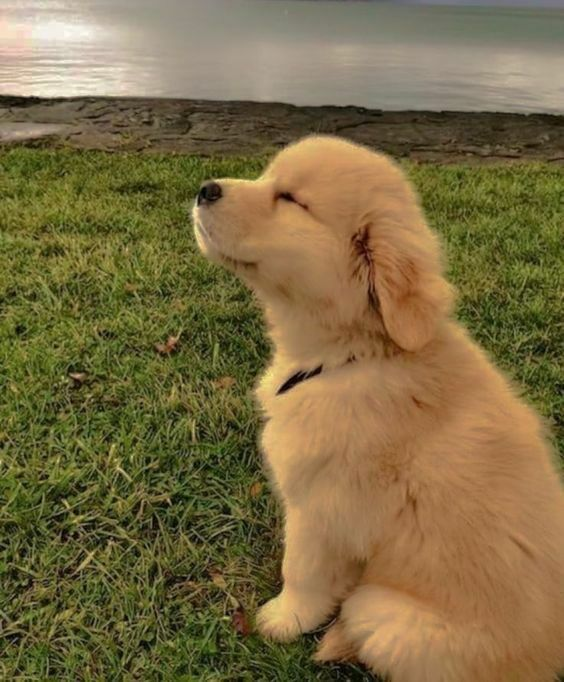
#> input picture lab1/peace.jpg, 564 x 682 px, found by its file name; the run also reads 1 picture not shown here
$ python main.py
#> lines starting #> are read from the running program, lines starting #| are printed output that depends on the picture; pictures that were not available may be replaced by others from this repository, and a replacement may not be noted
import cv2

ext_flags = ["jpg", "png", "jpeg"]
read_flags = [cv2.IMREAD_COLOR, cv2.IMREAD_GRAYSCALE, cv2.IMREAD_UNCHANGED]
window_flags = [cv2.WINDOW_AUTOSIZE, cv2.WINDOW_NORMAL, cv2.WINDOW_FREERATIO]

for i in range(len(read_flags)):
    loaded_img = cv2.imread(
        f"/home/orion/dev/vuz/compvis/lab1/peace.{ext_flags[i]}", read_flags[i]
    )
#> loaded_img is the input picture: shape (682, 564, 3); mean B, G, R 67.3, 107.4, 123.6
    cv2.namedWindow(f"Image_{i + 1}", window_flags[i])
    cv2.imshow(f"Image_{i + 1}", loaded_img)

cv2.waitKey(0)
cv2.destroyAllWindows()


cap = cv2.VideoCapture(0)
if cap.isOpened():
    fps = cap.get(cv2.CAP_PROP_FPS)
    width = int(cap.get(cv2.CAP_PROP_FRAME_WIDTH))
    height = int(cap.get(cv2.CAP_PROP_FRAME_HEIGHT))

    while True:
        ret, frame = cap.read()
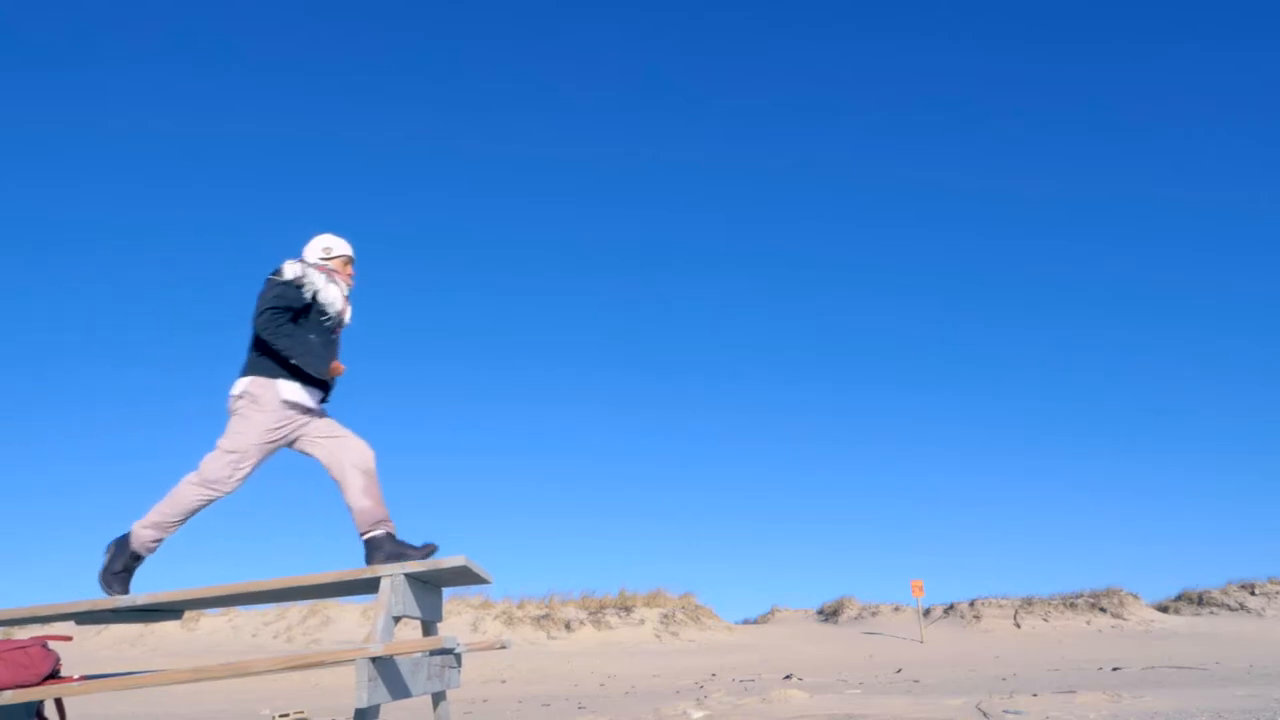
#> input picture frame 44 of iz/videos/jmp.mp4, 1280 x 720 px, given in place of the camera
#> frame is the input picture: shape (720, 1280, 3); mean B, G, R 212.2, 140.2, 79.9
        if not ret:
            break

        small = cv2.resize(frame, (320, 240))
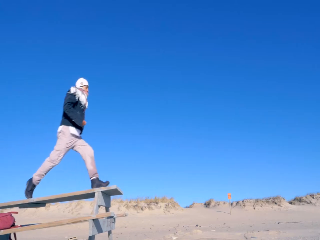
#> small: shape (240, 320, 3); mean B, G, R 212.3, 140.2, 80
        gray = cv2.cvtColor(small, cv2.COLOR_BGR2GRAY)
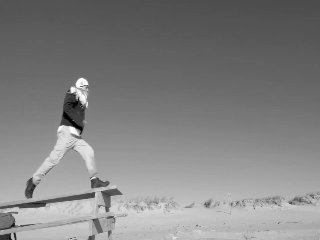
#> gray: shape (240, 320); min 2, max 253, mean 130.4
        hsv = cv2.cvtColor(small, cv2.COLOR_BGR2HSV)
#> hsv: shape (240, 320, 3); mean H, S, V 95.1, 164.7, 216.3

        cv2.imshow("Original", small)
        cv2.imshow("Gray", gray)
        cv2.imshow("HSV", hsv)

        if cv2.waitKey(60) & 0xFF == ord("q"):
#> (key q is pressed here)
            break

    cap.release()
cv2.destroyAllWindows()


cap = cv2.VideoCapture(0)
if cap.isOpened():
    fourcc = cv2.VideoWriter_fourcc(*"XVID")
    out = cv2.VideoWriter("recorded.avi", fourcc, 20.0, (640, 480))

    while True:
        ret, frame = cap.read()
        if not ret:
            break

        frame = cv2.resize(frame, (640, 480))
#> frame: shape (480, 640, 3)
        out.write(frame)
        cv2.imshow("Recording", frame)

        if cv2.waitKey(60) & 0xFF == ord("q"):
#> (key q is pressed here)
            break

    cap.release()
    out.release()

cv2.destroyAllWindows()


color_img = cv2.imread("/home/orion/dev/vuz/compvis/lab1/peace.png")

hsv_img = cv2.cvtColor(color_img, cv2.COLOR_BGR2HSV)
#> hsv_img: shape (682, 564, 3); mean H, S, V 23.6, 127.3, 125.2

cv2.imshow("BGR", color_img)
cv2.imshow("HSV", hsv_img)

cv2.waitKey(0)
cv2.destroyAllWindows()


cap = cv2.VideoCapture(0)
if cap.isOpened():
    while True:
        ret, frame = cap.read()
        if not ret:
            break

        h, w = frame.shape[:2]
#> h = 720; w = 1280
        center_x, center_y = w // 2, h // 2
#> center_x = 640; center_y = 360
        vw, vh = 24, 100
        hw, hh = 100, 24
        cv2.rectangle(
            frame,
            (center_x - vw, center_y - vh),
            (center_x + vw, center_y + vh),
            (0, 0, 255),
            5,
        )
        cv2.rectangle(
            frame,
            (center_x - hw, center_y - hh),
            (center_x + hw, center_y + hh),
            (0, 0, 255),
            5,
        )

        cv2.imshow("t6", frame)

        if cv2.waitKey(60) & 0xFF == ord("q"):
#> (key q is pressed here)
            break

    cap.release()
cv2.destroyAllWindows()


cap = cv2.VideoCapture(0)
if cap.isOpened():
    while True:
        ret, frame = cap.read()
        if not ret:
            break
        h, w = frame.shape[:2]
        center_x, center_y = w // 2, h // 2

        center_pixel = frame[center_y, center_x]
#> center_pixel = [237, 141, 52]
        b, g, r = center_pixel[0], center_pixel[1], center_pixel[2]
#> b = 237; g = 141; r = 52

        distances = [
            abs(r - 255) + abs(g - 0) + abs(b - 0),
            abs(r - 0) + abs(g - 255) + abs(b - 0),
            abs(r - 0) + abs(g - 0) + abs(b - 255),
        ]
#> distances = [581, 403, 211]

        idx = distances.index(min(distances))
#> idx = 2
        colors = [(0, 0, 255), (0, 255, 0), (255, 0, 0)]

        cross_color = colors[idx]
#> cross_color = (255, 0, 0)
        color_names = ["Red", "Green", "Blue"]

        cv2.rectangle(
            frame,
            (center_x - 5, center_y - 40),
            (center_x + 5, center_y + 40),
            cross_color,
            -1,
        )
        cv2.rectangle(
            frame,
            (center_x - 40, center_y - 5),
            (center_x + 40, center_y + 5),
            cross_color,
            -1,
        )
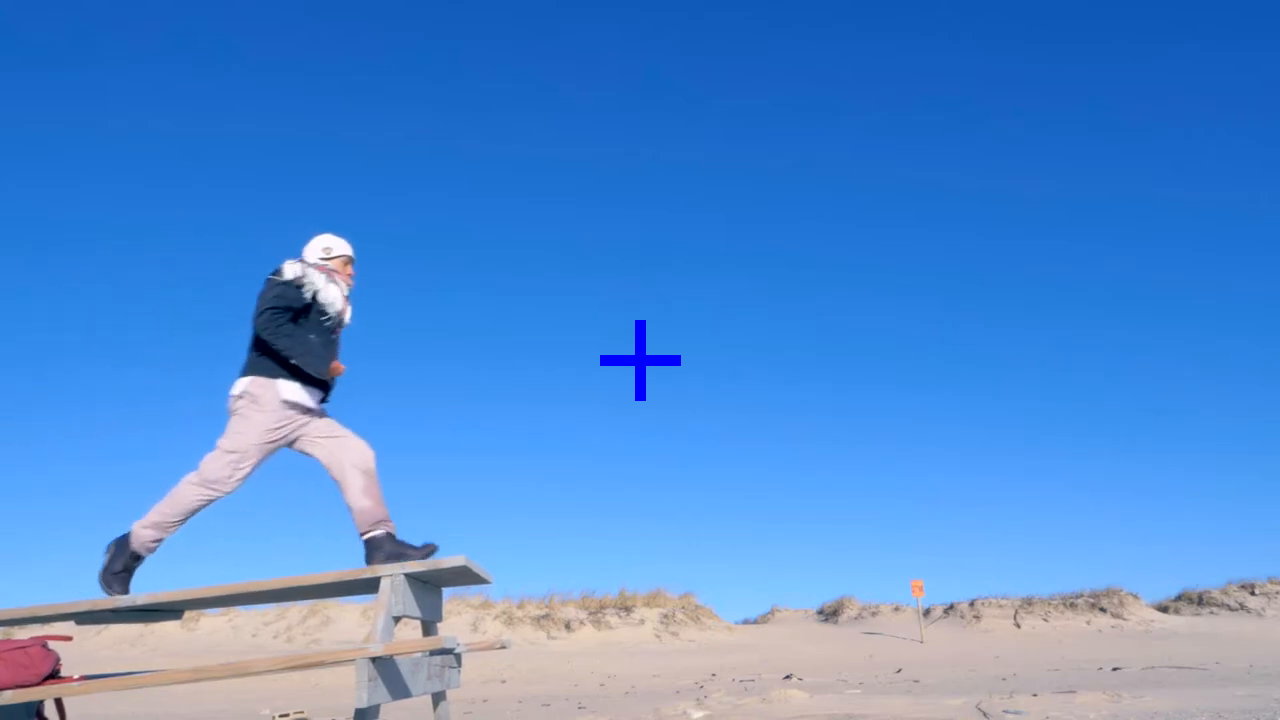
#> frame: shape (720, 1280, 3); mean B, G, R 212.3, 139.9, 79.8

        cv2.imshow("Color Cross", frame)

        if cv2.waitKey(60) & 0xFF == ord("q"):
#> (key q is pressed here)
            break

    cap.release()
cv2.destroyAllWindows()


camera_url = "http://192.168.0.125:8080/video"
cap = cv2.VideoCapture(camera_url)
if cap.isOpened():
    while True:
        ret, frame = cap.read()
        if not ret:
            break

        cv2.imshow("Phone Camera", frame)

        if cv2.waitKey(60) & 0xFF == ord("q"):
#> (key q is pressed here)
            break

    cap.release()
    cv2.destroyAllWindows()
else:
    cap.release()
